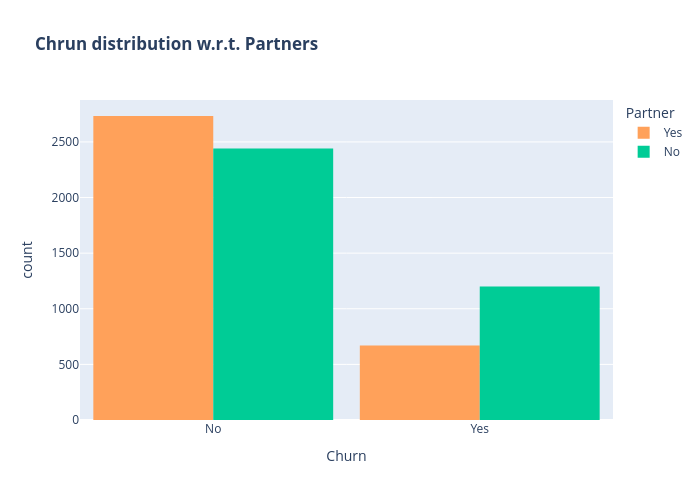

Notebook source saved alongside this figure:
### Code cell
color_map = {"Yes": '#FFA15A', "No": '#00CC96'}
fig = px.histogram(df, x="Churn", color="Partner", barmode="group", title="<b>Chrun distribution w.r.t. Partners</b>", color_discrete_map=color_map)
fig.update_layout(width=700, height=500, bargap=0.1)
fig.show()

### Figure 1 — Plotly figure (JSON) as saved in the notebook; plotly's stock layout.template omitted (floating-point values rounded to 4 significant figures; data arrays with more than 128 entries replaced by an {"elided": "..."} marker saying what was removed)
{"data": [{"alignmentgroup": "True", "bingroup": "x", "hovertemplate": "Partner=Yes<br>Churn=%{x}<br>count=%{y}<extra></extra>", "legendgroup": "Yes", "marker": {"color": "#FFA15A", "pattern": {"shape": ""}}, "name": "Yes", "offsetgroup": "Yes", "orientation": "v", "showlegend": true, "type": "histogram", "x": {"elided": "3402 str values"}, "xaxis": "x", "yaxis": "y"}, {"alignmentgroup": "True", "bingroup": "x", "hovertemplate": "Partner=No<br>Churn=%{x}<br>count=%{y}<extra></extra>", "legendgroup": "No", "marker": {"color": "#00CC96", "pattern": {"shape": ""}}, "name": "No", "offsetgroup": "No", "orientation": "v", "showlegend": true, "type": "histogram", "x": {"elided": "3641 str values"}, "xaxis": "x", "yaxis": "y"}], "layout": {"bargap": 0.1, "barmode": "group", "height": 500, "legend": {"title": {"text": "Partner"}, "tracegroupgap": 0}, "title": {"text": "<b>Chrun distribution w.r.t. Partners</b>"}, "width": 700, "xaxis": {"anchor": "y", "domain": [0, 1], "title": {"text": "Churn"}}, "yaxis": {"anchor": "x", "domain": [0, 1], "title": {"text": "count"}}}}
